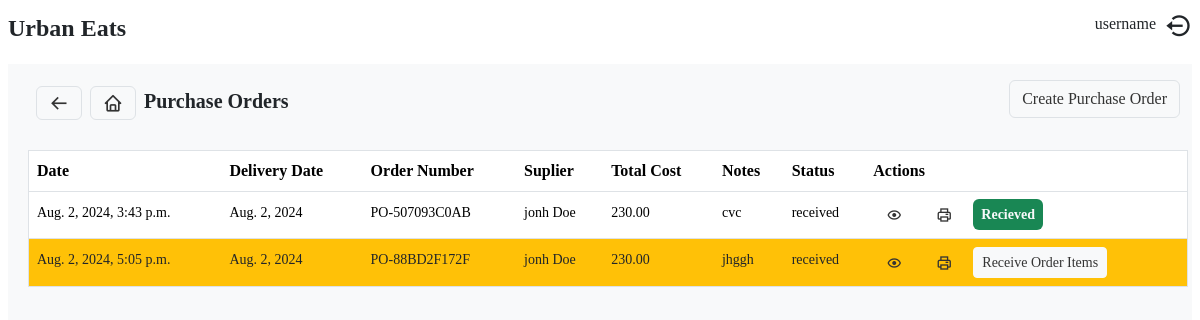
The page /inventory/purchase_orders/list/ on the database as committed earlier.
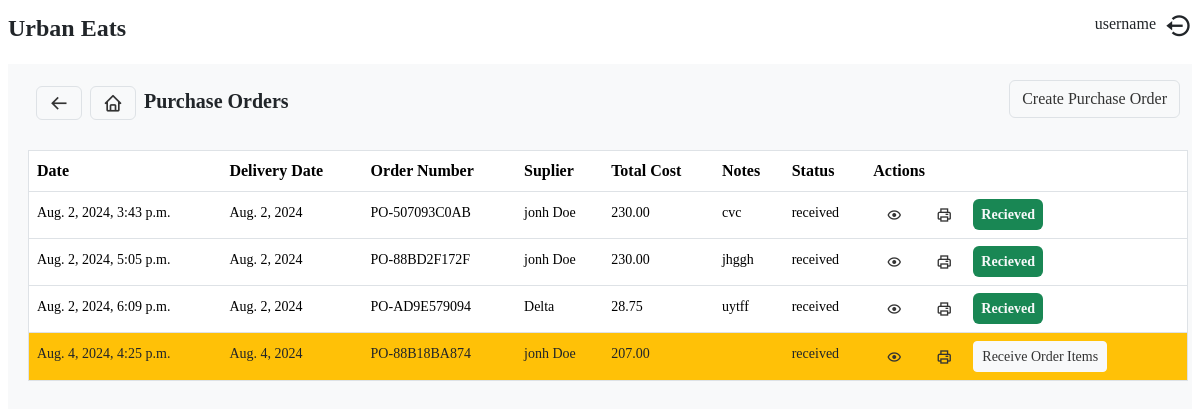
The same page on the database as committed later.
### inventory/models.py (models this page shows, shortened)
class PurchaseOrder(models.Model):
    status_choices = [
        ('pending', 'Pending'),
        ('ordered', 'Ordered'),
        ('received', 'Received'),
        ('canceled', 'Canceled')
    ]
    order_number = models.CharField(max_length=100, unique=True)
    supplier = models.ForeignKey(Supplier, on_delete=models.SET_NULL, null=True)
    order_date = models.DateTimeField(default=datetime.datetime.today())
    delivery_date = models.DateField(null=True, blank=True)
    total_cost = models.DecimalField(max_digits=15, decimal_places=2, default=0.00)
    status = models.CharField(max_length=50, choices=status_choices, default='pending')
    notes = models.TextField(null=True, blank=True)
    discount = models.DecimalField(max_digits=15, decimal_places=2, default=0.00)
    tax_amount = models.DecimalField(max_digits=15, decimal_places=2, default=0.00)
    handling_amount = models.DecimalField(max_digits=15, decimal_places=2, default=0.00)
    other_amount = models.DecimalField(max_digits=15, decimal_places=2, default=0.00)
    is_partial = models.BooleanField(default=False)
    received = models.BooleanField(default=False)

class Supplier(models.Model):
    name = models.CharField(max_length=255)
    contact_name = models.CharField(max_length=255)
    email = models.EmailField()
    phone = models.CharField(max_length=20)
    address = models.TextField()

### inventory/views.py (the view)
# urls.py: path('purchase_orders/list/', purchase_orders, name='purchase_orders'),
def purchase_orders(request):
    form = CreateOrderForm()
    status_form = PurchaseOrderStatus()
    orders = PurchaseOrder.objects.filter()
    return render(request, 'inventory/purchase_orders.html',
        {
            'form':form,
            'orders':orders,
            'status_form':status_form
        }
    )

### templates/inventory/purchase_orders.html (shortened to what the changed rows need)
{% extends "base.html" %}
{% load static%}
{% load crispy_forms_tags %}
{% block content %}
   <div class="inventory">
        <div>
            <div class=" mt-2 w-100">
                <table class='table border table-hover rounded p-2' id='order_table' style="width: 100%;" >
                        <thead class='bg-primary'>
                            <tr>
                                <th>Date</th>
                                <th>Delivery Date</th>
                                <th>Order Number</th>
                                <th>Suplier</th>
                                <th>Total Cost</th>
                                <th>Notes</th>
                                <th>Status</th>
                                <th>Actions</th>
                            </tr>
                            </thead>
                        <tbody>
                            {% for order in orders %}
                                <tr>
                                    <td class="{% if order.is_partial %}bg-warning text-dark{% endif %}" data-id={{ order.id }}><small>{{ order.order_date }}</small></td>
                                    <td class="{% if order.is_partial %}bg-warning text-dark{% endif %}" data-id={{ order.id }}><small>{{ order.delivery_date }}</small></td>
                                    <td class="{% if order.is_partial %}bg-warning text-dark{% endif %}" data-id={{ order.id }}><small>{{ order.order_number }}</small></td>
                                    <td class="{% if order.is_partial %}bg-warning text-dark{% endif %}" data-id={{ order.id }}><small>{{ order.supplier.name }}</small></td>
                                    <td class="{% if order.is_partial %}bg-warning text-dark{% endif %}" data-id={{ order.id }}><small>{{ order.total_cost }}</small></td>
                                    <td class="{% if order.is_partial %}bg-warning text-dark{% endif %}" data-id={{ order.id }}><small>{{ order.notes }}</small></td>
                                    <td class="{% if order.is_partial %}bg-warning text-dark{% endif %}" data-id={{ order.id }}><small>{{ order.status }}</small></td>
                                    <td class="{% if order.is_partial %}bg-warning text-dark{% endif %}">
                                        <a href="{% url 'inventory:purchase_order_detail' order.id %}" class="btn bx bx-show"></a>
                                        <a href="{% url 'inventory:print_purchase_order' order.id %}" class="btn bx bx-printer mx-1"></a>
                                        {% if order.status != 'received' %}
                                            <button class="btn btn-sm btn-light" data-id={{ order.id }} onclick="status(this)">Change Status</button>
                                        {% else %}
                                            {% if order.received %}
                                                <small class="bg-success fw-bold text-light p-2 rounded text-center w-100">Recieved</small>
                                            {% else %}
                                                <a href="{% url 'inventory:receive_order' order.id %}" class="btn btn-sm btn-light">Receive Order Items</a>
                                            {% endif %}
                                        {% endif %}
                                    </td>
                                </tr>
                            {% endfor %}
                        </tbody>
                </table>
            </div>
        </div>
   </div>
{% endblock content %}

Rows that differ between the two databases and show on the page:
changed PurchaseOrder "Aug. 2, 2024, 5:05 p.m.": is_partial True → False (drawn); received "Receive Order Items" → "Recieved"
added PurchaseOrder: order_date "Aug. 2, 2024, 6:09 p.m.", delivery_date "Aug. 2, 2024", order_number "PO-AD9E579094", supplier.name "Delta", total_cost "28.75", notes "uytff", status "received", received "Recieved"
added PurchaseOrder: order_date "Aug. 4, 2024, 4:25 p.m.", delivery_date "Aug. 4, 2024", order_number "PO-88B18BA874", supplier.name "jonh Doe", total_cost "207.00", is_partial True (drawn), status "received", received "Receive Order Items"
